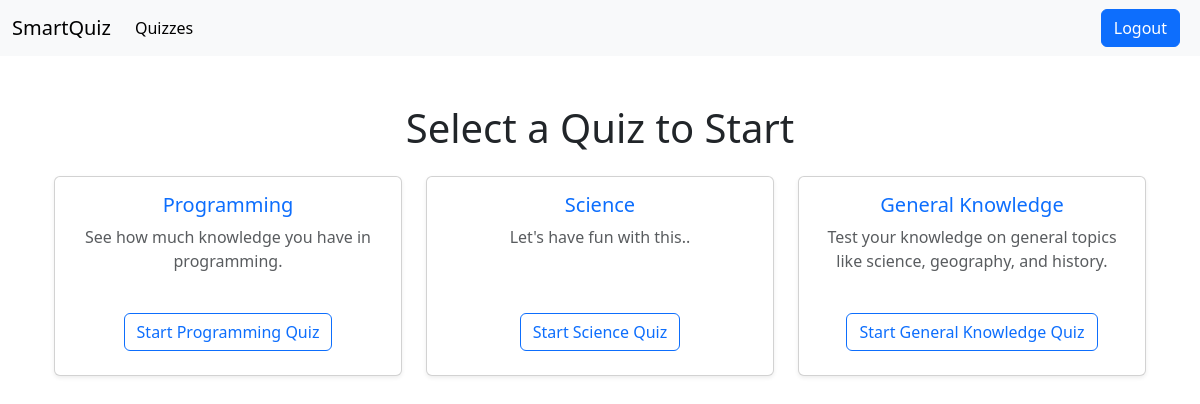
The page / (signed in) on the database as committed earlier.
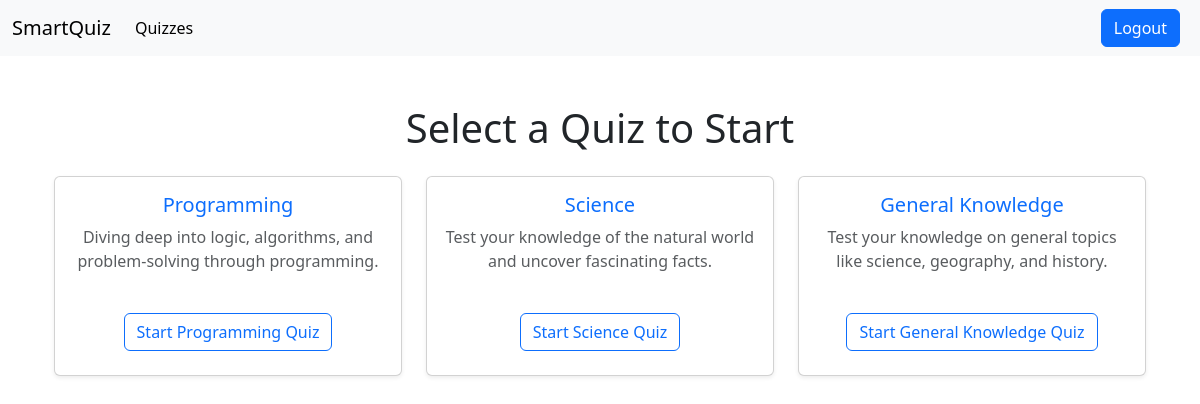
The same page on the database as committed later.
### quiz/models.py (models this page shows, shortened)
class QuizType(models.Model):
    name = models.CharField(max_length=100, unique=True)
    description = models.TextField()

### quiz/views.py (the view)
# urls.py: path('', views.home, name='home'),
def home(request):
    quiz_types = QuizType.objects.all()
    return render(request, 'home.html', {'quiz_types': quiz_types})

### templates/home.html (shortened to what this page needs)
{% extends "base.html" %} {% block content %}
  <div class="container mt-5">
    {% if user.is_authenticated %}
      <h1 class="text-center mb-4">Select a Quiz to Start</h1>
      <div class="row">
        {% for quiz in quiz_types %}
        <div class="col-md-4 mb-4">
          <div class="card shadow-sm h-100 d-flex flex-column">
            <div class="card-body">
              <h5 class="card-title text-center text-primary">{{ quiz.name }}</h5>
              <p class="card-text text-center text-muted">{{ quiz.description }}</p>
            </div>
            <div class="mt-auto text-center">
              <a
                href="{% url 'quiz:start_quiz' quiz.id %}"
                class="btn btn-outline-primary w-90 my-4">
                Start {{ quiz.name }} Quiz
              </a>
            </div>
          </div>
        </div>
        {% endfor %}
      </div>
    {% endif %}
  </div>
{% endblock %}

Rows that differ between the two databases and show on the page:
changed QuizType "Programming": description "See how much knowledge you have in programming." → "Diving deep into logic, algorithms, and problem-solving through programming."
changed QuizType "Science": description "Let's have fun with this.." → "Test your knowledge of the natural world and uncover fascinating facts."
